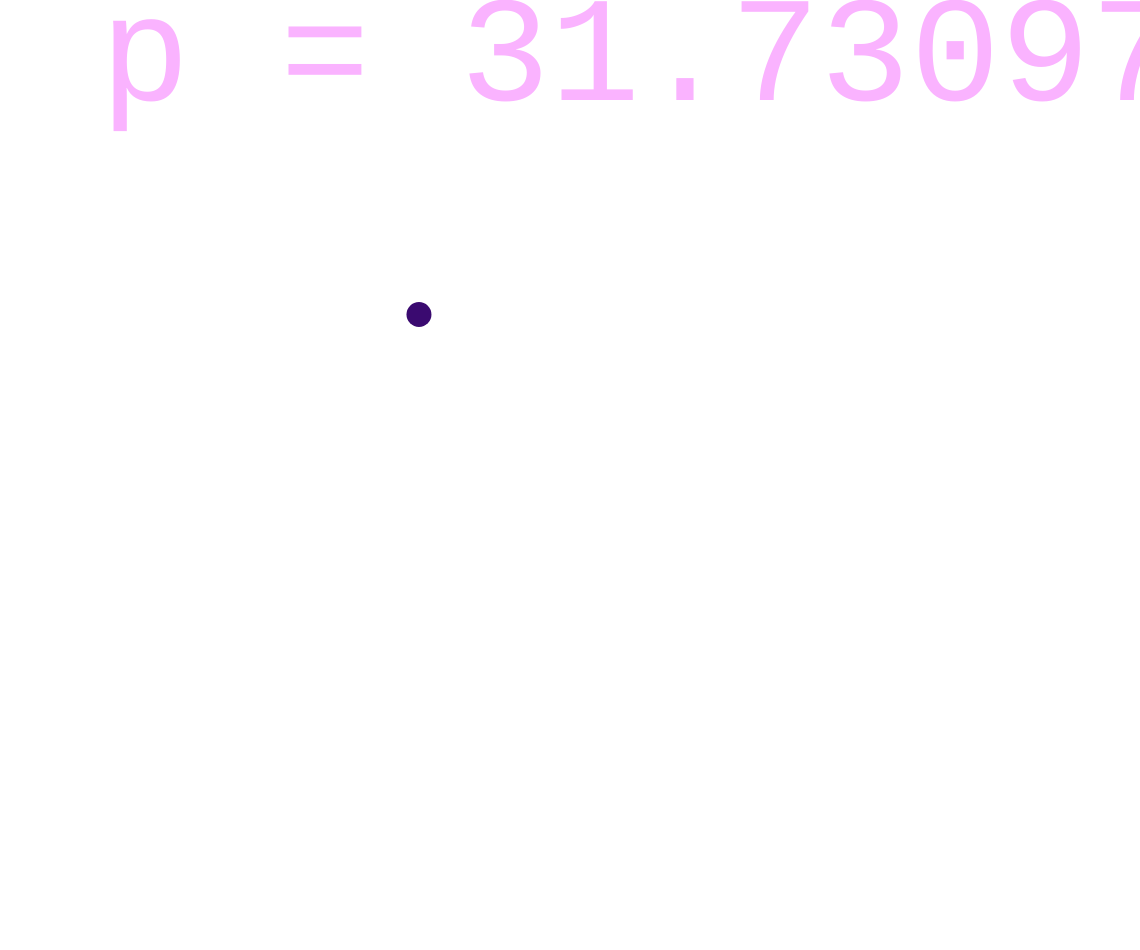
Frame 1 (no input)
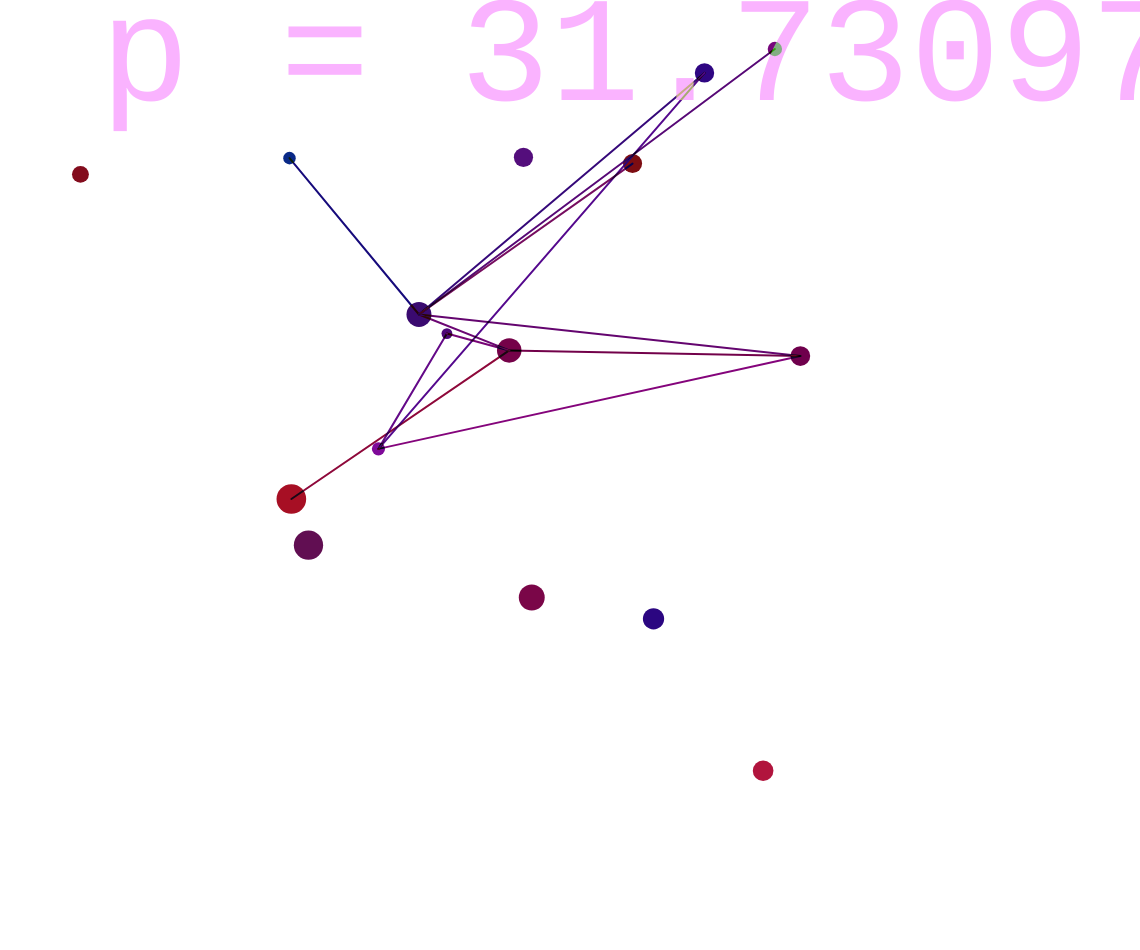
Frame 60 (no input)
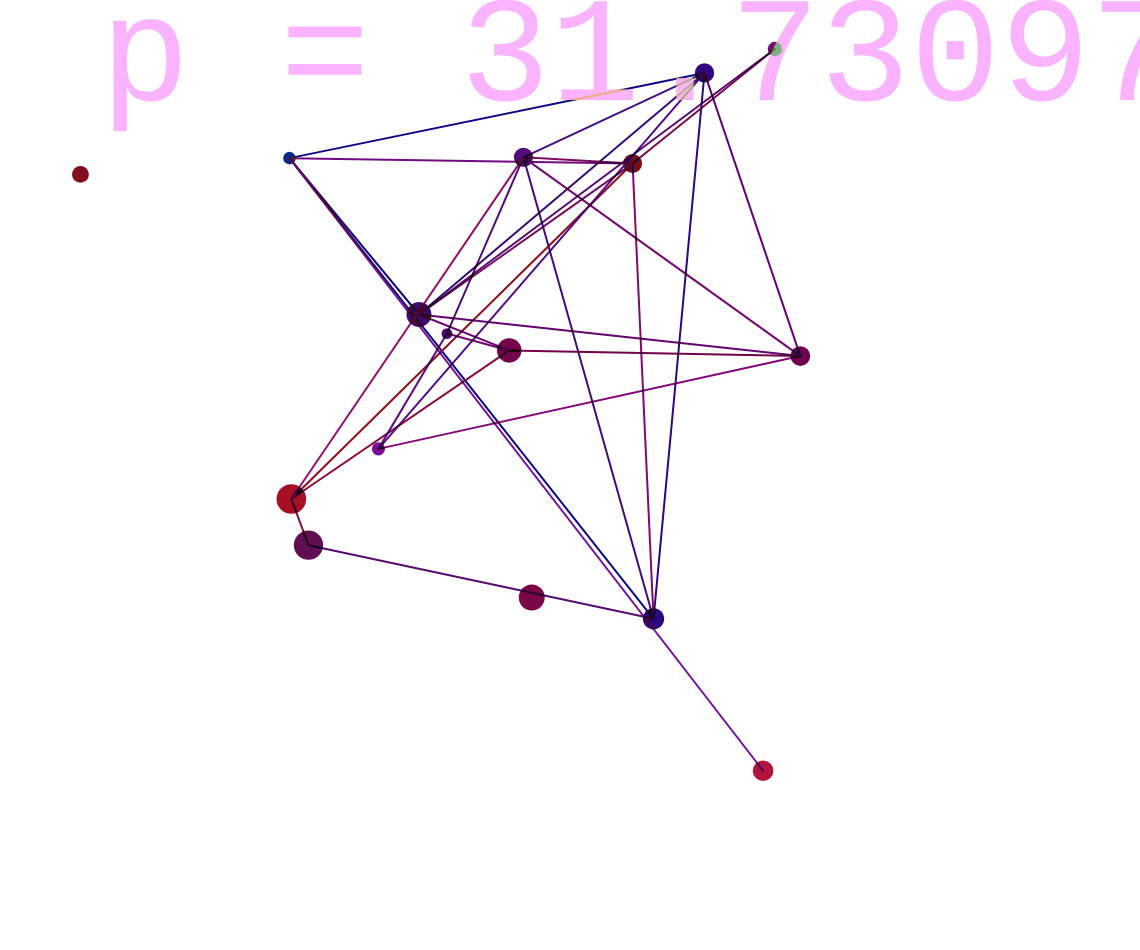
Frame 120 (the mouse pressed at the canvas centre since frame 60)

The p5.js sketch that drew these frames (run headless with seeded random() and noise() and a simulated clock; from frame 60 on, the mouse is pressed at the canvas centre):

// p5.js sketch
// ── sketch.js
function randint(min, max) {
    return Math.random() * (max - min) + min;
}

function k_stroke(colorArray) {
    stroke(colorArray[0], colorArray[1], colorArray[2])
}

function k_point(vec) {
    point(vec[0], vec[1])
}

function k_line(vec1, vec2) {
    line(vec1[0], vec1[1], vec2[0], vec2[1])
}

let canvWidth = window.innerWidth * 0.95
let canvHeight = window.innerHeight * 0.95

let n_points = null
let all_points_drawn = false
let n_points_drawn = 0

let nodes = []

let nodeIndexA = 0
let nodeIndexB = 1

let probOfConnection = null

let hue = randint(10, 90)
let title = 'Erdős–Rényi'

function setup() {
    createCanvas(canvWidth, canvHeight)
    colorMode(HSB, 100)
    
    strokeWeight(20)
    frameRate(10)
    n_points = randomGaussian(13, 3)

    probOfConnection = randomGaussian(50, 20)

    noStroke()
    textSize(150)
    fill(hue, 30, 100);
    textFont("Courier");
    titleHeight = textWidth(title);
    //text(title, 0, canvHeight / 2)
    text("p = " + probOfConnection, 100, 100)
    stroke(hue, 100, 10)

    frameRate(60)    
    blendMode(DIFFERENCE)
}

function draw() {
    if(n_points_drawn < n_points) {
        nodeSize = randomGaussian(20, 4)
        strokeWeight(nodeSize)
        nodeColor = [hue + randomGaussian(0, 10), 100 - abs(randomGaussian(0, 10)), 50 + randomGaussian(0, 10)]
        k_stroke(nodeColor)
        nodeX = randomGaussian(canvWidth / 2, canvWidth / 4)
        while(nodeX < 0 || nodeX > canvWidth) {
            nodeX = randomGaussian(canvWidth / 2, canvWidth / 4)
        }
        nodeY = randomGaussian(canvHeight / 2, canvHeight / 4)
        while(nodeY < 0 || nodeY > canvHeight) {
            nodeY = randomGaussian(canvHeight / 2, canvHeight / 4)
        }
        node = [nodeX, nodeY, nodeColor, nodeSize]
        nodes.push(node)
        k_point(node)
        n_points_drawn++
    } else {
        strokeWeight(2)
        if(nodeIndexB >= n_points) {
            nodeIndexA++
            nodeIndexB = nodeIndexA + 1
            if(nodeIndexA >= n_points) {
                noLoop()
            }
        } else {
            x = randint(0, 100)
            if(x < probOfConnection) {
                nodeAsize = nodes[nodeIndexA][3]
                nodeBsize = nodes[nodeIndexB][3]
                nodeAcolor = nodes[nodeIndexA][2]
                nodeBcolor = nodes[nodeIndexB][2]
                linkHue = (nodeAcolor[0] + nodeBcolor[0]) / 2
                linkSaturation = (nodeAcolor[1] + nodeBcolor[1]) / 2
                linkBrightness = (nodeAcolor[2] + nodeBcolor[2]) / 2
                stroke(linkHue, linkSaturation, linkBrightness)
                k_line(nodes[nodeIndexA], nodes[nodeIndexB])
            }
            
            nodeIndexB++
        }
    }
}
